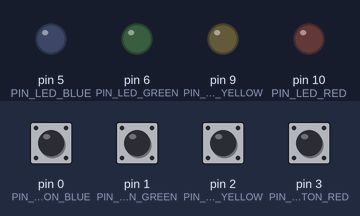
Bench run of a sketch on a simulated Arduino Uno, built with avr-gcc and run on an emulated ATmega328P. On the bench: output pins drawn as LEDs (lit = HIGH). Inputs (shaded band) come from the test bench; at power-on: pin 0 (PIN_PUSHBUTTON_BLUE), pin 1 (PIN_PUSHBUTTON_GREEN), pin 2 (PIN_PUSHBUTTON_YELLOW), pin 3 (PIN_PUSHBUTTON_RED) HIGH.

Above: at 1.2 s.
1.3 s: pin 0 (PIN_PUSHBUTTON_BLUE) pulled LOW for 0.15 s
At 2.3 s:
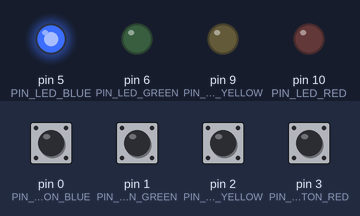
2.9 s: pin 1 (PIN_PUSHBUTTON_GREEN) pulled LOW for 0.15 s
At 3.5 s:
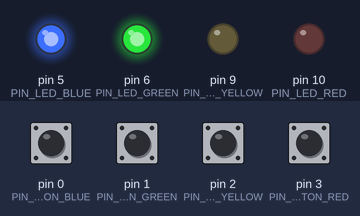
4.5 s: pin 2 (PIN_PUSHBUTTON_YELLOW) pulled LOW for 0.15 s
At 5.7 s:
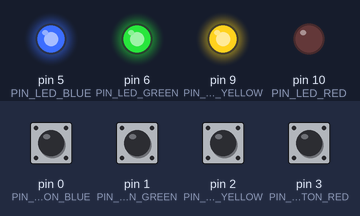
6.1 s: pin 3 (PIN_PUSHBUTTON_RED) pulled LOW for 0.15 s
At 7.2 s:
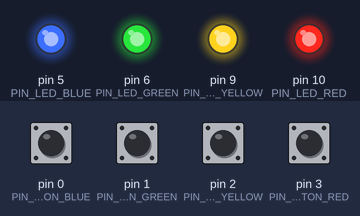
7.7 s: pin 0 (PIN_PUSHBUTTON_BLUE) pulled LOW for 1 s
At 8.4 s:
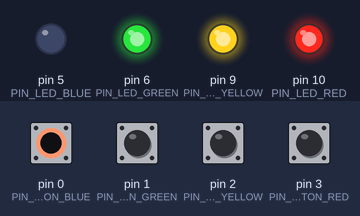
10.2 s: pin 1 (PIN_PUSHBUTTON_GREEN) pulled LOW for 1 s
At 11.5 s:
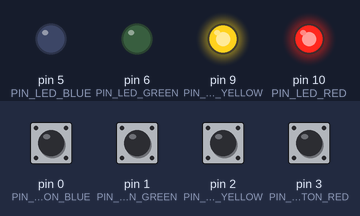
Timing chart, 0 to 13.2 s (numbered marks = the images above; inputs shaded):
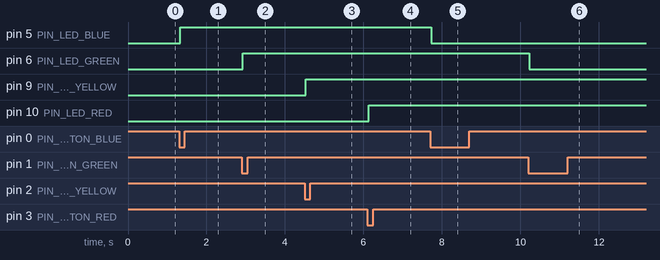

Measured:
- after the input at 1.3 s, pin 5 (PIN_LED_BLUE): LOW → HIGH at once
- after the input at 2.9 s, pin 6 (PIN_LED_GREEN): LOW → HIGH at once
- after the input at 4.5 s, pin 9 (PIN_LED_YELLOW): LOW → HIGH at once
- after the input at 6.1 s, pin 10 (PIN_LED_RED): LOW → HIGH at once
- after the input at 7.7 s, pin 5 (PIN_LED_BLUE): HIGH → LOW at once
- after the input at 10.2 s, pin 6 (PIN_LED_GREEN): HIGH → LOW at once

The sketch:

FourToggleLEDsWithEnableInterrupts.ino
```cpp
#include <EnableInterrupt.h>

#define PIN_LED_RED 10
#define PIN_LED_YELLOW 9
#define PIN_LED_GREEN 6
#define PIN_LED_BLUE 5

#define PIN_PUSHBUTTON_RED 3     // Can be used for INT 1
#define PIN_PUSHBUTTON_YELLOW 2  // Can be used for INT 0
#define PIN_PUSHBUTTON_GREEN 1
#define PIN_PUSHBUTTON_BLUE 0

volatile uint8_t mainEventFlags = 0;
#define FLAG_YELLOW_PUSHBUTTON 0x01
#define FLAG_RED_PUSHBUTTON 0x02
#define FLAG_GREEN_PUSHBUTTON 0x04
#define FLAG_BLUE_PUSHBUTTON 0x08

void setup() {
  Serial.begin(9600);
  pinMode(PIN_LED_RED, OUTPUT);
  pinMode(PIN_LED_YELLOW, OUTPUT);
  pinMode(PIN_LED_GREEN, OUTPUT);
  pinMode(PIN_LED_BLUE, OUTPUT);

  pinMode(PIN_PUSHBUTTON_RED, INPUT_PULLUP);
  pinMode(PIN_PUSHBUTTON_YELLOW, INPUT_PULLUP);
  pinMode(PIN_PUSHBUTTON_GREEN, INPUT_PULLUP);
  pinMode(PIN_PUSHBUTTON_BLUE, INPUT_PULLUP);

  // attachInterrupt(digitalPinToInterrupt(PIN_PUSHBUTTON_YELLOW), yellow_pushbutton_isr, FALLING);
  // attachInterrupt(digitalPinToInterrupt(PIN_PUSHBUTTON_RED), red_pushbutton_isr, FALLING);

  // TODO: Use a custom library calles EnableInterrupts by GreyGnome
  enableInterrupt(PIN_PUSHBUTTON_RED,  red_pushbutton_isr, FALLING);
  enableInterrupt(PIN_PUSHBUTTON_YELLOW,  yellow_pushbutton_isr, FALLING);
  enableInterrupt(PIN_PUSHBUTTON_GREEN,  green_pushbutton_isr, FALLING);
  enableInterrupt(PIN_PUSHBUTTON_BLUE,  blue_pushbutton_isr, FALLING);
}

void loop() {
  // Keep as a reference for the Sequencing HW
  //digitalWrite(PIN_LED_RED,!digitalRead(PIN_PUSHBUTTON_RED));
  //digitalWrite(PIN_LED_YELLOW,!digitalRead(PIN_PUSHBUTTON_YELLOW));
  //digitalWrite(PIN_LED_GREEN,!digitalRead(PIN_PUSHBUTTON_GREEN));
  //digitalWrite(PIN_LED_BLUE,!digitalRead(PIN_PUSHBUTTON_BLUE));

  if (mainEventFlags & FLAG_RED_PUSHBUTTON) {
    delay(30);
    mainEventFlags &= ~FLAG_RED_PUSHBUTTON;
    if (!digitalRead(PIN_PUSHBUTTON_RED)) {
      // Do the action!
      digitalWrite(PIN_LED_RED, !digitalRead(PIN_LED_RED));
    }
  }

  if (mainEventFlags & FLAG_YELLOW_PUSHBUTTON) {
    delay(30);
    mainEventFlags &= ~FLAG_YELLOW_PUSHBUTTON;
    if (!digitalRead(PIN_PUSHBUTTON_YELLOW)) {
      // Do the action!
      digitalWrite(PIN_LED_YELLOW, !digitalRead(PIN_LED_YELLOW));
    }
  }

  if (mainEventFlags & FLAG_GREEN_PUSHBUTTON) {
    delay(30);
    mainEventFlags &= ~FLAG_GREEN_PUSHBUTTON;
    if (!digitalRead(PIN_PUSHBUTTON_GREEN)) {
      // Do the action!
      digitalWrite(PIN_LED_GREEN, !digitalRead(PIN_LED_GREEN));
    }
  }

  if (mainEventFlags & FLAG_BLUE_PUSHBUTTON) {
    delay(30);
    mainEventFlags &= ~FLAG_BLUE_PUSHBUTTON;
    if (!digitalRead(PIN_PUSHBUTTON_BLUE)) {
      // Do the action!
      digitalWrite(PIN_LED_BLUE, !digitalRead(PIN_LED_BLUE));
    }
  }
}

void red_pushbutton_isr() {
  mainEventFlags |= FLAG_RED_PUSHBUTTON;
}

void yellow_pushbutton_isr() {
  mainEventFlags |= FLAG_YELLOW_PUSHBUTTON;
}

void green_pushbutton_isr() {
  mainEventFlags |= FLAG_GREEN_PUSHBUTTON;
}

void blue_pushbutton_isr() {
  mainEventFlags |= FLAG_BLUE_PUSHBUTTON;
}
```
